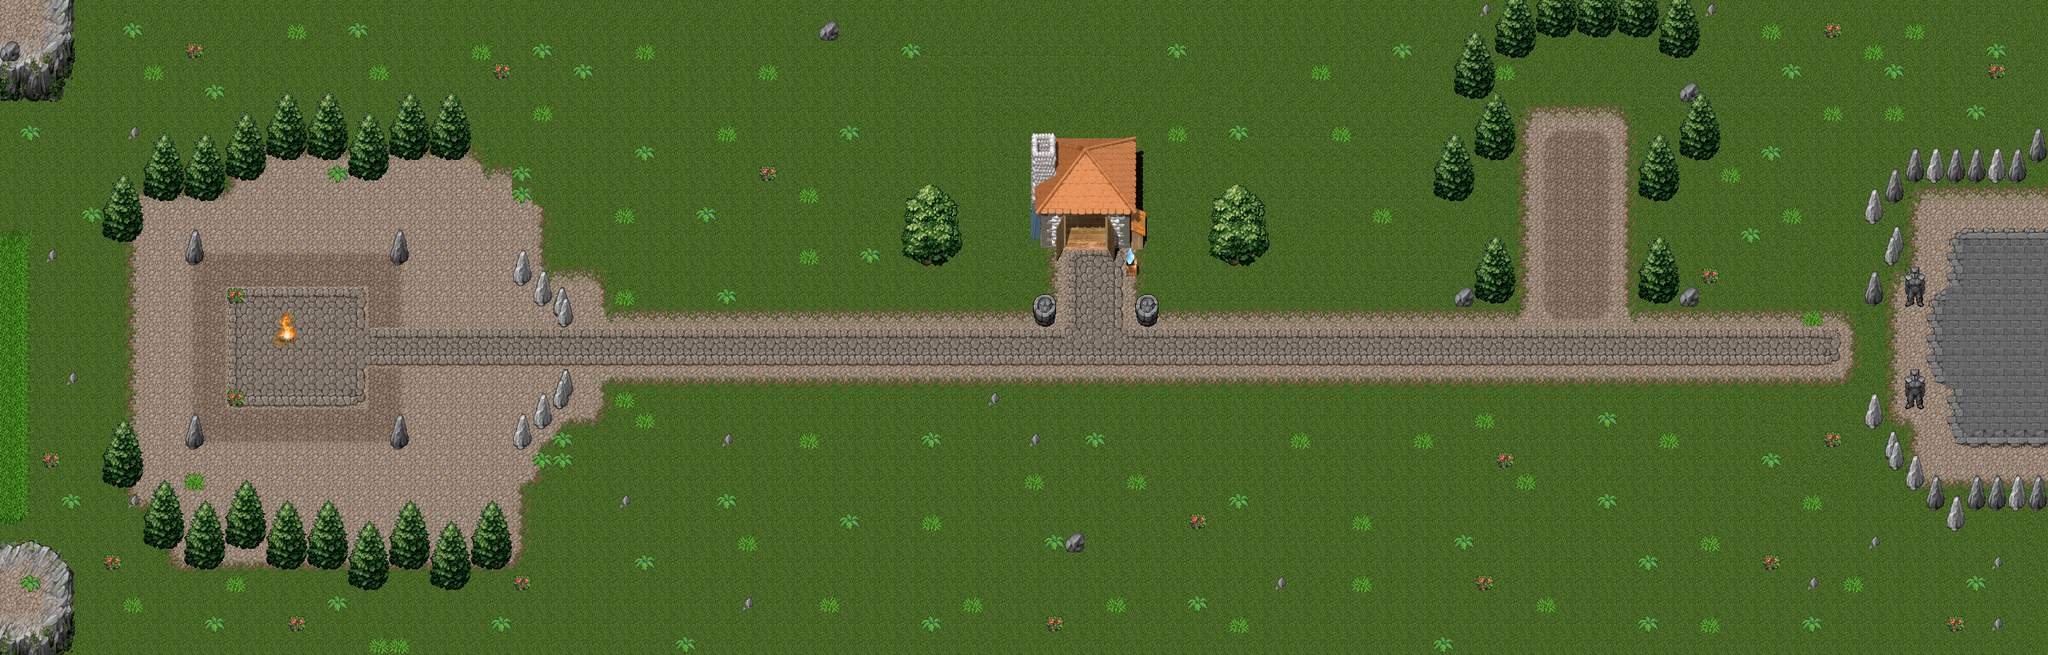

A 2D game scene composited from a Tiled map and its tileset images. What follows is a short description and the map's XML, with each tile layer's data collapsed to a summary:
An orthogonal 100x32 tile map with 32x32 px tiles, 5 tile layers (Podłoże, Podłoże góra, Podłoże środek, Warstwa Kafelków 3, ...), 4 tilesets.

<map version="1.0" orientation="orthogonal" renderorder="right-down" width="100" height="32" tilewidth="32" tileheight="32" nextobjectid="1">
 <tileset firstgid="1" name="tileset" tilewidth="32" tileheight="32" tilecount="256" columns="16">
  <image source="tileset.png" width="512" height="512" />
  <tile id="34">
   <properties>
    <property name="blocked" value="" />
   </properties>
  </tile>
  <tile id="35">
   <properties>
    <property name="blocked" value="" />
   </properties>
  </tile>
  <tile id="36">
   <properties>
    <property name="blocked" value="" />
   </properties>
  </tile>
  <tile id="37">
   <properties>
    <property name="blocked" value="" />
   </properties>
  </tile>
  <tile id="50">
   <properties>
    <property name="blocked" value="" />
   </properties>
  </tile>
  <tile id="51">
   <properties>
    <property name="blocked" value="" />
   </properties>
  </tile>
  <tile id="52">
   <properties>
    <property name="blocked" value="" />
   </properties>
  </tile>
  <tile id="53">
   <properties>
    <property name="blocked" value="" />
   </properties>
  </tile>
  <tile id="66">
   <properties>
    <property name="blocked" value="" />
   </properties>
  </tile>
  <tile id="67">
   <properties>
    <property name="blocked" value="" />
   </properties>
  </tile>
  <tile id="68">
   <properties>
    <property name="blocked" value="" />
   </properties>
  </tile>
  <tile id="69">
   <properties>
    <property name="blocked" value="" />
   </properties>
  </tile>
  <tile id="82">
   <properties>
    <property name="blocked" value="" />
   </properties>
  </tile>
  <tile id="83">
   <properties>
    <property name="blocked" value="" />
   </properties>
  </tile>
  <tile id="84">
   <properties>
    <property name="blocked" value="" />
   </properties>
  </tile>
  <tile id="85">
   <properties>
    <property name="blocked" value="" />
   </properties>
  </tile>
  <tile id="98">
   <properties>
    <property name="blocked" value="" />
   </properties>
  </tile>
  <tile id="99">
   <properties>
    <property name="blocked" value="" />
   </properties>
  </tile>
  <tile id="100">
   <properties>
    <property name="blocked" value="" />
   </properties>
  </tile>
  <tile id="132">
   <properties>
    <property name="blocked" value="" />
   </properties>
  </tile>
  <tile id="133">
   <properties>
    <property name="blocked" value="" />
   </properties>
  </tile>
  <tile id="228">
   <properties>
    <property name="blocked" value="" />
   </properties>
  </tile>
  <tile id="229">
   <properties>
    <property name="blocked" value="" />
   </properties>
  </tile>
  <tile id="230">
   <properties>
    <property name="blocked" value="" />
   </properties>
  </tile>
  <tile id="233">
   <properties>
    <property name="blocked" value="" />
   </properties>
  </tile>
  <tile id="234">
   <properties>
    <property name="blocked" value="" />
   </properties>
  </tile>
  <tile id="236">
   <properties>
    <property name="blocked" value="" />
   </properties>
  </tile>
  <tile id="244">
   <properties>
    <property name="blocked" value="" />
   </properties>
  </tile>
  <tile id="245">
   <properties>
    <property name="blocked" value="" />
   </properties>
  </tile>
  <tile id="246">
   <properties>
    <property name="blocked" value="" />
   </properties>
  </tile>
  <tile id="249">
   <properties>
    <property name="blocked" value="" />
   </properties>
  </tile>
  <tile id="250">
   <properties>
    <property name="blocked" value="" />
   </properties>
  </tile>
  <tile id="251">
   <properties>
    <property name="blocked" value="" />
   </properties>
  </tile>
  <tile id="253">
   <properties>
    <property name="blocked" value="" />
   </properties>
  </tile>
  <tile id="254">
   <properties>
    <property name="blocked" value="" />
   </properties>
  </tile>
  <tile id="255">
   <properties>
    <property name="blocked" value="" />
   </properties>
  </tile>
 </tileset>
 <tileset firstgid="257" name="NPCHouse0001" tilewidth="32" tileheight="32" tilecount="56" columns="8">
  <image source="NPCHouse0001.png" trans="6a4c30" width="256" height="224" />
 </tileset>
 <tileset firstgid="313" name="NPCHouse0002" tilewidth="32" tileheight="32" tilecount="56" columns="8">
  <image source="NPCHouse0002.png" trans="6a4c30" width="256" height="224" />
  <tile id="16">
   <properties>
    <property name="blocked" value="" />
   </properties>
  </tile>
  <tile id="17">
   <properties>
    <property name="blocked" value="" />
   </properties>
  </tile>
  <tile id="18">
   <properties>
    <property name="blocked" value="" />
   </properties>
  </tile>
  <tile id="19">
   <properties>
    <property name="blocked" value="" />
   </properties>
  </tile>
  <tile id="20">
   <properties>
    <property name="blocked" value="" />
   </properties>
  </tile>
  <tile id="21">
   <properties>
    <property name="blocked" value="" />
   </properties>
  </tile>
  <tile id="24">
   <properties>
    <property name="blocked" value="" />
   </properties>
  </tile>
  <tile id="25">
   <properties>
    <property name="blocked" value="" />
   </properties>
  </tile>
  <tile id="26">
   <properties>
    <property name="blocked" value="" />
   </properties>
  </tile>
  <tile id="27">
   <properties>
    <property name="blocked" value="" />
   </properties>
  </tile>
  <tile id="28">
   <properties>
    <property name="blocked" value="" />
   </properties>
  </tile>
  <tile id="29">
   <properties>
    <property name="blocked" value="" />
   </properties>
  </tile>
  <tile id="32">
   <properties>
    <property name="blocked" value="" />
   </properties>
  </tile>
  <tile id="33">
   <properties>
    <property name="blocked" value="" />
   </properties>
  </tile>
  <tile id="34">
   <properties>
    <property name="blocked" value="" />
   </properties>
  </tile>
  <tile id="35">
   <properties>
    <property name="blocked" value="" />
   </properties>
  </tile>
  <tile id="36">
   <properties>
    <property name="blocked" value="" />
   </properties>
  </tile>
  <tile id="37">
   <properties>
    <property name="blocked" value="" />
   </properties>
  </tile>
  <tile id="40">
   <properties>
    <property name="blocked" value="" />
   </properties>
  </tile>
  <tile id="41">
   <properties>
    <property name="blocked" value="" />
   </properties>
  </tile>
  <tile id="42">
   <properties>
    <property name="blocked" value="" />
   </properties>
  </tile>
  <tile id="43">
   <properties>
    <property name="blocked" value="" />
   </properties>
  </tile>
  <tile id="44">
   <properties>
    <property name="blocked" value="" />
   </properties>
  </tile>
  <tile id="45">
   <properties>
    <property name="blocked" value="" />
   </properties>
  </tile>
  <tile id="48">
   <properties>
    <property name="blocked" value="" />
   </properties>
  </tile>
  <tile id="49">
   <properties>
    <property name="blocked" value="" />
   </properties>
  </tile>
  <tile id="50">
   <properties>
    <property name="blocked" value="" />
   </properties>
  </tile>
  <tile id="51">
   <properties>
    <property name="blocked" value="" />
   </properties>
  </tile>
  <tile id="52">
   <properties>
    <property name="blocked" value="" />
   </properties>
  </tile>
  <tile id="53">
   <properties>
    <property name="blocked" value="" />
   </properties>
  </tile>
 </tileset>
 <tileset firstgid="369" name="amboss for smith dir 0006" tilewidth="32" tileheight="32" tilecount="9" columns="3">
  <image source="amboss for smith dir 0006.png" trans="ffffff" width="96" height="96" />
  <tile id="8">
   <properties>
    <property name="blocked" value="" />
   </properties>
  </tile>
 </tileset>
 <layer name="Podłoże" width="100" height="32">
  <data>[3200 cells, 3200 non-empty, 17 distinct tile ids]</data>
 </layer>
 <layer name="Podłoże góra" width="100" height="32">
  <data>[3200 cells, 653 non-empty, 36 distinct tile ids]</data>
 </layer>
 <layer name="Podłoże środek" width="100" height="32">
  <data>[3200 cells, 416 non-empty, 81 distinct tile ids]</data>
 </layer>
 <layer name="Warstwa Kafelków 3" width="100" height="32">
  <data>[3200 cells, 185 non-empty, 54 distinct tile ids]</data>
 </layer>
 <layer name="Warstwa Kafelków 5" width="100" height="32">
  <data>[3200 cells, 9 non-empty, 4 distinct tile ids]</data>
 </layer>
</map>
